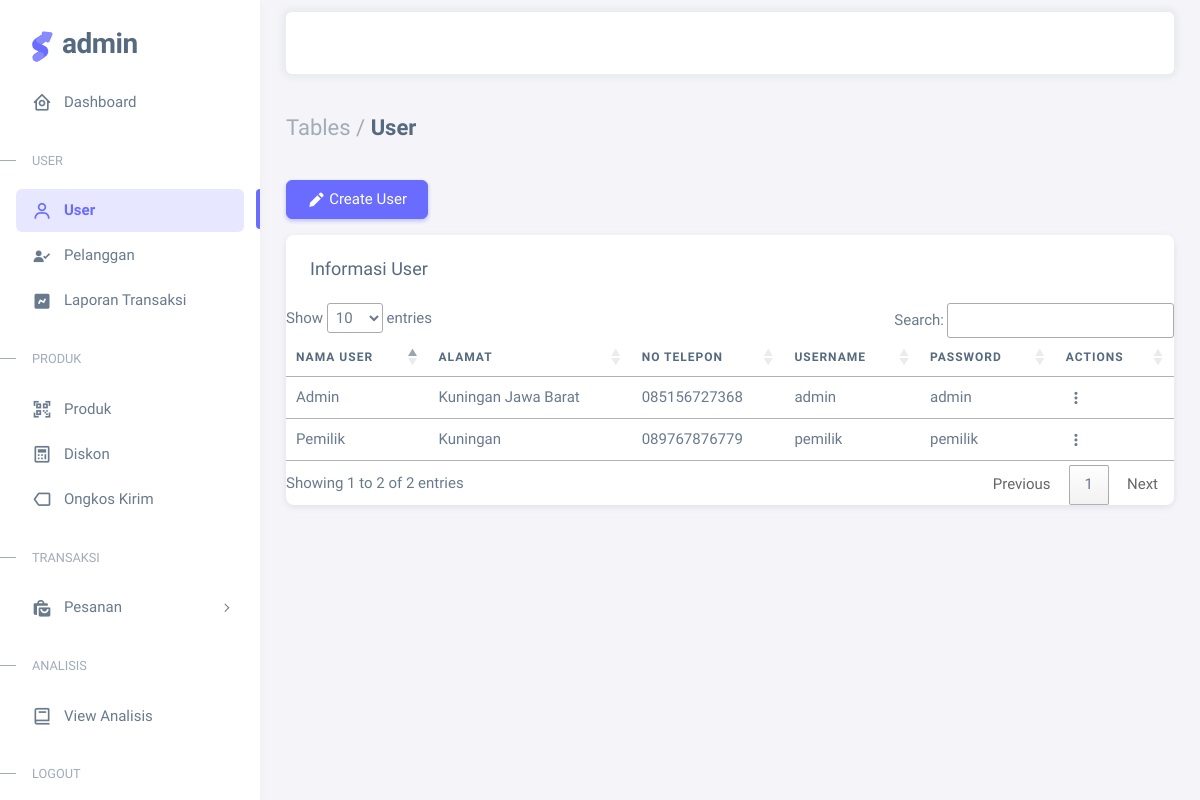
The app's page /Admin/cUser (signed in) with its own data.
### tables this page shows
CREATE TABLE `user` (
  `id_user` int(11) NOT NULL,
  `nama` varchar(125) NOT NULL,
  `alamat` text NOT NULL,
  `no_hp` varchar(15) NOT NULL,
  `username` varchar(125) NOT NULL,
  `password` varchar(125) NOT NULL,
  `level_user` int(11) NOT NULL
);

### application/controllers/Admin/cUser.php (called while the page is built, shortened)
<?php
class cUser extends CI_Controller
{
	public function __construct()
	{
		$this->load->model('Admin/mUser');
	}
	public function index()
	{
		$data = array(
			'user' => $this->mUser->select()
		);
		$this->load->view('Admin/Layout/head');
		$this->load->view('Admin/Layout/aside');
		$this->load->view('Admin/Layout/navbar');
		$this->load->view('Admin/User/user', $data);
		$this->load->view('Admin/Layout/footer');
	}
}

### index.php (called while the page is built, shortened)
<?php
require_once BASEPATH.'core/CodeIgniter.php';

### application/models/Admin/mUser.php (called while the page is built, shortened)
<?php
class mUser extends CI_Model
{
	public function select()
	{
		$this->db->select('*');
		$this->db->from('user');
		return $this->db->get()->result();
	}
}

### application/views/Admin/User/user.php (the view, shortened to what this page needs)
<div class="content-wrapper">
	<div class="container-xxl flex-grow-1 container-p-y">
		<h4 class="fw-bold py-3 mb-4"><span class="text-muted fw-light">Tables /</span> User</h4>
		<a href="<?= base_url('Admin/cUser/createUser') ?>" class="btn btn-primary mb-3"><i class='bx bxs-pencil'></i> Create User</a>
		<div class="row">
			<div class="col-lg-12">
				<div class="card">
					<h5 class="card-header">Informasi User</h5>
					<div class="table-responsive text-nowrap">
						<table id="myTable" class="table ">
							<thead>
								<tr>
									<th>Nama User </th>
									<th>Alamat</th>
									<th>No Telepon</th>
									<th>Username</th>
									<th>Password</th>
									<th>Actions</th>
								</tr>
							</thead>
							<tbody class="table-border-bottom-0">
								<?php
								foreach ($user as $key => $value) {
								?>
									<tr>
										<td><?= $value->nama ?></td>
										<td><?= $value->alamat ?></td>
										<td><?= $value->no_hp ?></td>
										<td><?= $value->username ?></td>
										<td><?= $value->password ?></td>
										<td>
											<button type="button" class="btn p-0 dropdown-toggle hide-arrow" data-bs-toggle="dropdown">
												<i class="bx bx-dots-vertical-rounded"></i>
											</button>
										</td>
									</tr>
								<?php
								}
								?>
							</tbody>
						</table>
					</div>
				</div>
			</div>
		</div>
	</div>

### records on screen
user: nama "Admin", alamat "Kuningan Jawa Barat", no_hp "085156727368", username "admin", password "admin"
user: nama "Pemilik", alamat "Kuningan", no_hp "089767876779", username "pemilik", password "pemilik"
